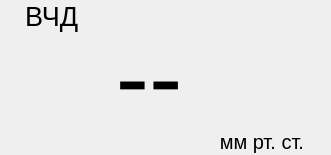
<?xml version="1.0" encoding="UTF-8"?>
<ui version="4.0">
 <class>AverageICPWidget</class>
 <widget class="QWidget" name="AverageICPWidget">
  <property name="geometry">
   <rect>
    <x>0</x>
    <y>0</y>
    <width>331</width>
    <height>155</height>
   </rect>
  </property>
  <layout class="QHBoxLayout" name="horizontalLayout">
   <property name="spacing">
    <number>1</number>
   </property>
   <property name="leftMargin">
    <number>1</number>
   </property>
   <property name="topMargin">
    <number>1</number>
   </property>
   <property name="rightMargin">
    <number>1</number>
   </property>
   <property name="bottomMargin">
    <number>1</number>
   </property>
   <item>
    <widget class="QLabel" name="ICPLabel">
     <property name="sizePolicy">
      <sizepolicy hsizetype="Maximum" vsizetype="Preferred">
       <horstretch>0</horstretch>
       <verstretch>0</verstretch>
      </sizepolicy>
     </property>
     <property name="font">
      <font>
       <pointsize>20</pointsize>
      </font>
     </property>
     <property name="text">
      <string>ВЧД</string>
     </property>
     <property name="alignment">
      <set>Qt::AlignLeading|Qt::AlignLeft|Qt::AlignTop</set>
     </property>
    </widget>
   </item>
   <item>
    <widget class="QLabel" name="averageValueLabel">
     <property name="sizePolicy">
      <sizepolicy hsizetype="Fixed" vsizetype="Fixed">
       <horstretch>0</horstretch>
       <verstretch>0</verstretch>
      </sizepolicy>
     </property>
     <property name="minimumSize">
      <size>
       <width>90</width>
       <height>0</height>
      </size>
     </property>
     <property name="font">
      <font>
       <pointsize>75</pointsize>
      </font>
     </property>
     <property name="text">
      <string>--</string>
     </property>
     <property name="scaledContents">
      <bool>false</bool>
     </property>
     <property name="alignment">
      <set>Qt::AlignCenter</set>
     </property>
    </widget>
   </item>
   <item>
    <widget class="QLabel" name="metricMmHgLabel">
     <property name="sizePolicy">
      <sizepolicy hsizetype="Maximum" vsizetype="Preferred">
       <horstretch>0</horstretch>
       <verstretch>0</verstretch>
      </sizepolicy>
     </property>
     <property name="font">
      <font>
       <pointsize>15</pointsize>
      </font>
     </property>
     <property name="text">
      <string>мм рт. ст.</string>
     </property>
     <property name="alignment">
      <set>Qt::AlignBottom|Qt::AlignRight|Qt::AlignTrailing</set>
     </property>
    </widget>
   </item>
  </layout>
 </widget>
 <resources/>
 <connections/>
</ui>
